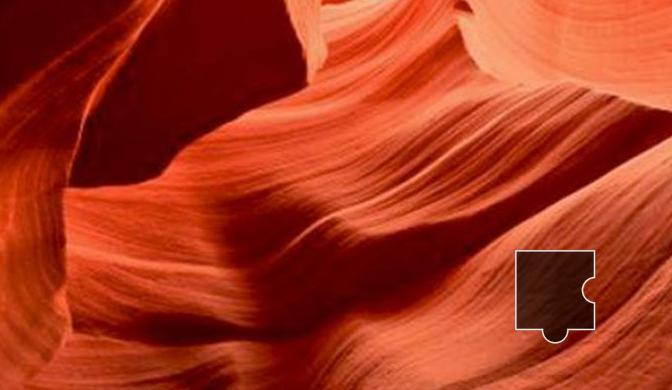
#> input picture 03_第三章_selenium入门/01_selenium入门/bigImage.png, 672 x 390 px
$ python -i '03_selenium自动登录.py'   (imports and definitions only)
#> lines starting #> are read from the running program, lines starting #| are printed output that depends on the picture; after the words box and inside, x2 and y2 are one past the last pixel; in counts of white or black regions, pixels touching at a corner belong together
# --*-- conding:utf-8 --*--
# @Time : 2024-01-30 030 下午 07:38
# @Author : CoderTLL
# @Email : javacoder1023@gmail.com
# @File : 03_selenium浏览器窗口切换.py
# @Software : PyCharm
# 代码不规范 同事两行泪

import random
import re  # 正则表达式匹配库
import time  # 事件库，用于硬性等待
import urllib  # 网络访问
import cv2  # opencv库

from selenium import webdriver  # 导入selenium的webdriver模块
from selenium.webdriver.common.by import By  # 引入By类选择器
from selenium.webdriver.support.wait import WebDriverWait  # 等待类
from selenium.webdriver.support import expected_conditions as EC  # 等待条件类
from selenium.webdriver.common.action_chains import ActionChains  # 动作类


# 封装的计算图片距离的算法
def get_pos(imageSrc):
    # 读取图像文件并返回一个image数组表示的图像对象
    image = cv2.imread(imageSrc)
#> image is the input picture: shape (390, 672, 3); mean B, G, R 29.2, 52.7, 166.5
    # GaussianBlur方法进行图像模糊化/降噪操作。
    # 它基于高斯函数（也称为正态分布）创建一个卷积核（或称为滤波器），该卷积核应用于图像上的每个像素点。
    blurred = cv2.GaussianBlur(image, (5, 5), 0, 0)
    # Canny方法进行图像边缘检测
    # image: 输入的单通道灰度图像。
    # threshold1: 第一个阈值，用于边缘链接。一般设置为较小的值。
    # threshold2: 第二个阈值，用于边缘链接和强边缘的筛选。一般设置为较大的值
    canny = cv2.Canny(blurred, 0, 100)  # 轮廓
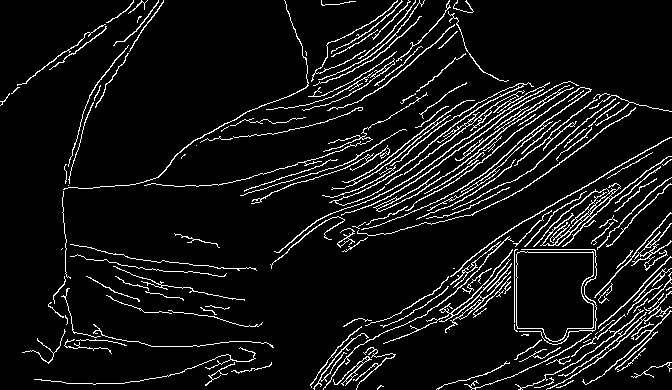
#> canny: shape (390, 672); 7.8% white in thin lines or dots
    # findContours方法用于检测图像中的轮廓,并返回一个包含所有检测到轮廓的列表。
    # contours(可选): 输出的轮廓列表。每个轮廓都表示为一个点集。
    # hierarchy(可选): 输出的轮廓层次结构信息。它描述了轮廓之间的关系，例如父子关系等。
    contours, hierarchy = cv2.findContours(canny, cv2.RETR_TREE, cv2.CHAIN_APPROX_SIMPLE)
#> contours = 205 contours, 108 with area under 20; largest, box (x1, y1, x2, y2) and area: (516, 251, 594, 342) 5850, (516, 251, 594, 342) 5822, (533, 156, 672, 247) 718, (373, 85, 574, 212) 468, (331, 100, 475, 190) 454
    # 遍历检测到的所有轮廓的列表
    for contour in contours:
        # contourArea方法用于计算轮廓的面积
        area = cv2.contourArea(contour)
        # arcLength方法用于计算轮廓的周长或弧长
        length = cv2.arcLength(contour, True)
        # 如果检测区域面积在5025-7225之间，周长在300-380之间，则是目标区域
        if 5025 < area < 7225 and 300 < length < 380:
            # 计算轮廓的边界矩形，得到坐标和宽高
            # x, y: 边界矩形左上角点的坐标。
            # w, h: 边界矩形的宽度和高度。
            x, y, w, h = cv2.boundingRect(contour)
            print("计算出目标区域的坐标及宽高：", x, y, w, h)
            # 在目标区域上画一个红框看看效果
            cv2.rectangle(image, (x, y), (x + w, y + h), (0, 0, 255), 2)
            cv2.imwrite("111.jpg", image)
            return x
#> this loop made 67 passes
#> (area, length, x, y, w, h) on pass 67: (5849.5, 338.5, 516, 251, 78, 91)
#> (area, length) on passes 9, 16, 23, 24, 26, 28: (118, 180.6), (43.5, 315.2), (41, 337.2), (59, 297.1), (44, 218.2), (36, 173.8)
#| 计算出目标区域的坐标及宽高： 516 251 78 91
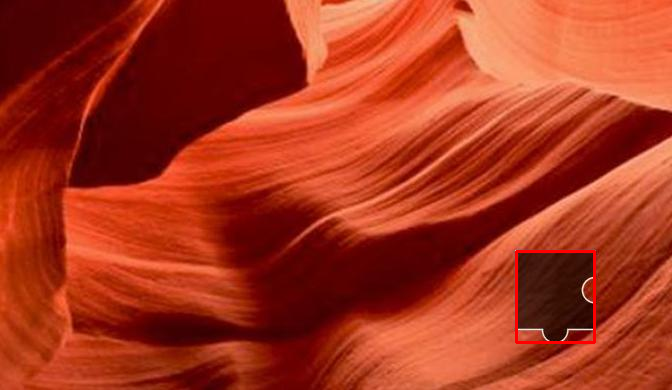
#> image: shape (390, 672, 3); 0.39% of pixels changed, all inside (x1, y1, x2, y2) = (515, 250, 596, 344)
    return 0

# 新增的 move_slider 函数，用于更精确地控制滑块移动
def move_slider(webdriver, slider_element, target_distance):
    action_chains = ActionChains(webdriver)
    action_chains.click_and_hold(slider_element).perform()
    time.sleep(0.2)  # 短暂暂停，模拟人类点击滑块后的停顿

    # 逐渐增加移动距离
    moved_distance = 0
    while moved_distance < target_distance:
        step = random.randint(5, 10)  # 每次移动5到10像素
        action_chains.move_by_offset(step, 0).perform()
        moved_distance += step
        time.sleep(0.1)  # 短暂暂停，模仿人类滑动滑块的行为

    # 如果移动过头，需要回退一点
    overshoot = moved_distance - target_distance
    if overshoot > 0:
        action_chains.move_by_offset(-overshoot, 0).perform()

    action_chains.release().perform()

# [68 lines not run here, left out]

>>> result = get_pos('../03_第三章_selenium入门/01_selenium入门/bigImage.png')
#> result = 516
